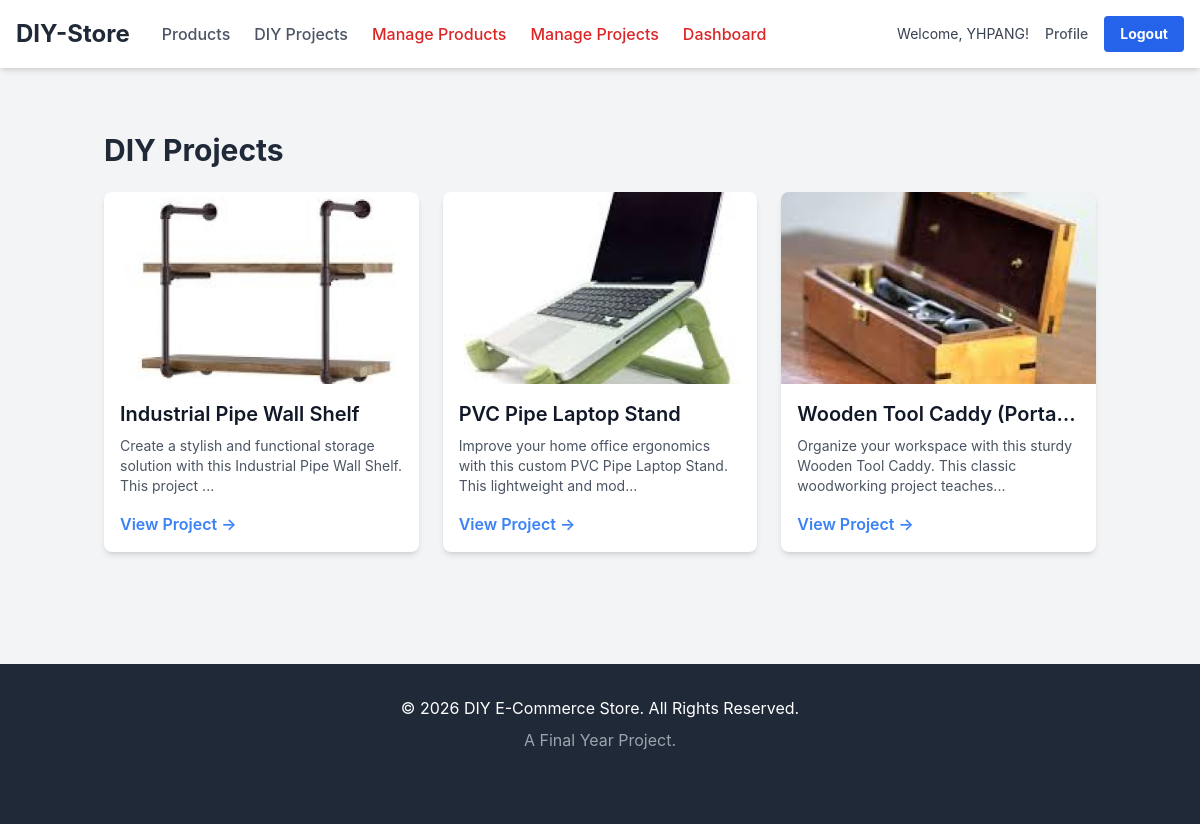
The app's page /projects.php (signed in) with its own data.
### tables this page shows
CREATE TABLE `project` (
  `project_id` int(11) NOT NULL,
  `project_name` varchar(150) NOT NULL,
  `project_image` varchar(255) DEFAULT NULL,
  `description` text DEFAULT NULL
);

### _base.php (called while the page is built, shortened)
<?php
function e($value) {
    return htmlspecialchars($value ?? '', ENT_QUOTES, 'UTF-8');
}
?>

### projects.php (the view, shortened to what this page needs)
<?php
require_once '_base.php';
$conn = db_connect();
$sql = "SELECT project_id, project_name, project_image, description FROM Project ORDER BY project_name ASC";
$result = $conn->query($sql);
$projects = $result->fetch_all(MYSQLI_ASSOC);
require_once '_head.php';
?>
<div class="container mx-auto px-4 py-8">
    <h1 class="text-3xl font-bold mb-6 text-gray-800">DIY Projects</h1>
    <?php if (empty($projects)): ?>
        <p class="text-center text-gray-500 mt-12 text-xl">No projects have been added yet. Check back soon!</p>
    <?php else: ?>
        <div class="grid grid-cols-1 md:grid-cols-2 lg:grid-cols-3 gap-6">
            <?php foreach ($projects as $project): ?>
                <a href="project_details.php?id=<?= e($project['project_id']) ?>"
                   class="block bg-white rounded-lg shadow-md hover:shadow-xl transition-shadow duration-300 overflow-hidden group">
                    <div class="w-full h-48 bg-gray-200">
                        <?php if (!empty($project['project_image'])): ?>
                            <img src="<?= e($project['project_image']) ?>" alt="<?= e($project['project_name']) ?>" class="w-full h-full object-cover">
                        <?php else: ?>
                            <div class="w-full h-full flex items-center justify-center text-gray-400">No Image</div>
                        <?php endif; ?>
                    </div>
                    <div class="p-4">
                        <h2 class="text-xl font-semibold text-gray-900 truncate group-hover:text-blue-600"><?= e($project['project_name']) ?></h2>
                        <p class="text-gray-600 text-sm mt-2">
                            <?php
                                $excerpt = substr($project['description'], 0, 100);
                                echo e($excerpt);
                                if (strlen($project['description']) > 100) echo '...';
                            ?>
                        </p>
                        <span class="inline-block text-blue-500 font-semibold mt-4 group-hover:underline">View Project &rarr;</span>
                    </div>
                </a>
            <?php endforeach; ?>
        </div>
    <?php endif; ?>
</div>
<?php
require_once '_foot.php';
?>

### records on screen
project: project_image (picture), project_name "Industrial Pipe Wall Shelf", description "Create a stylish and functional storage solution with this Industrial Pipe Wall Shelf. This project"
project: project_image (picture), project_name "PVC Pipe Laptop Stand", description "Improve your home office ergonomics with this custom PVC Pipe Laptop Stand. This lightweight and mod"
project: project_image (picture), project_name "Wooden Tool Caddy (Porta…", description "Organize your workspace with this sturdy Wooden Tool Caddy. This classic woodworking project teaches"

### other values on screen
$_user->username "YHPANG"
